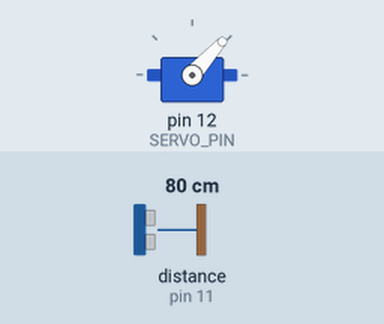
Recording of a sketch running on a simulated Arduino Uno, built with avr-gcc and run on an emulated ATmega328P. On the bench: servo. Wiring (inferred from the names in the program): ultrasonic range finder: trigger pin 10; echo pin 11. The inputs (shaded band) are chosen by the test bench; at power-on: distance to the obstacle (sensor on pin 11) 80 cm. The echo pulse lasts 58.3 µs per cm; what the sketch prints to the serial monitor is not drawn.

Above: at 1.2 s.
1.3 s: distance to the obstacle (sensor on pin 11) set to 2 cm
At 1.73 s:
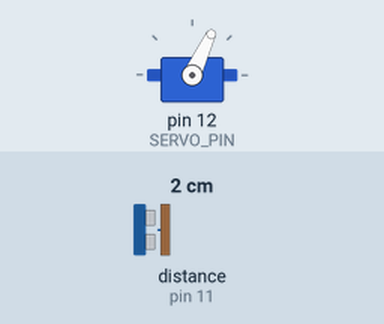
4.3 s: distance to the obstacle (sensor on pin 11) set to 250 cm
At 5.09 s:
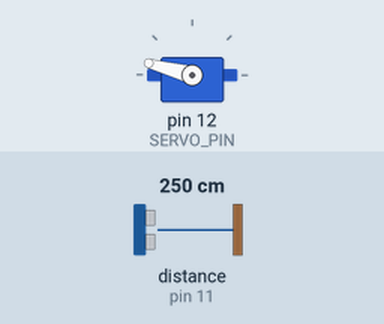
7.3 s: distance to the obstacle (sensor on pin 11) set to 4 cm
At 7.74 s:
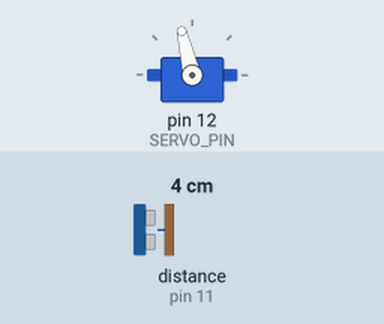
Timing chart, 0 to 16.3 s (numbered marks = the images above; inputs shaded):
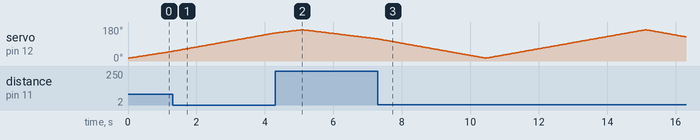

The sketch:

03_radar.ino
```cpp
// Step 3: the radar.
// The servo turns the sensor from 15 to 165 degrees and back. At every
// degree we measure the distance and send "angle,distance." to the
// computer, for example "45,23." means: at 45 degrees something is 23 cm away.
// The Processing sketch radar_display reads this and draws the radar screen.
//
// Wiring (the same as steps 1 and 2 together):
//   HC-SR04 VCC  -> 5V          servo red    -> 5V
//   HC-SR04 GND  -> GND         servo brown  -> GND
//   HC-SR04 Trig -> pin 10      servo orange -> pin 12
//   HC-SR04 Echo -> pin 11
//
// Based on "Arduino Radar Project" by Dejan Nedelkovski, HowToMechatronics.com
// https://howtomechatronics.com/projects/arduino-radar-project/
// (original code: ../../source/howtomechatronics-radar.ino)

#include <Servo.h>

const int TRIG_PIN  = 10;
const int ECHO_PIN  = 11;
const int SERVO_PIN = 12;

const int MIN_ANGLE = 15;
const int MAX_ANGLE = 165;
const int STEP_DELAY = 30;   // milliseconds per degree: bigger = slower

Servo myServo;

void setup() {
  pinMode(TRIG_PIN, OUTPUT);
  pinMode(ECHO_PIN, INPUT);
  Serial.begin(9600);
  myServo.attach(SERVO_PIN);
}

void loop() {
  // from right to left ...
  for (int angle = MIN_ANGLE; angle <= MAX_ANGLE; angle++) {
    scan(angle);
  }
  // ... and back
  for (int angle = MAX_ANGLE; angle > MIN_ANGLE; angle--) {
    scan(angle);
  }
}

// Turn to one angle, measure, and send "angle,distance." to the computer.
void scan(int angle) {
  myServo.write(angle);
  delay(STEP_DELAY);
  int distance = measureDistance();

  Serial.print(angle);
  Serial.print(",");
  Serial.print(distance);
  Serial.print(".");
}

// The same function as in step 2.
// Returns the distance in centimetres, or 999 if there is no echo.
int measureDistance() {
  digitalWrite(TRIG_PIN, LOW);
  delayMicroseconds(2);
  digitalWrite(TRIG_PIN, HIGH);
  delayMicroseconds(10);
  digitalWrite(TRIG_PIN, LOW);

  long duration = pulseIn(ECHO_PIN, HIGH, 30000);
  if (duration == 0) {
    return 999;
  }
  return duration * 0.034 / 2;
}
```
